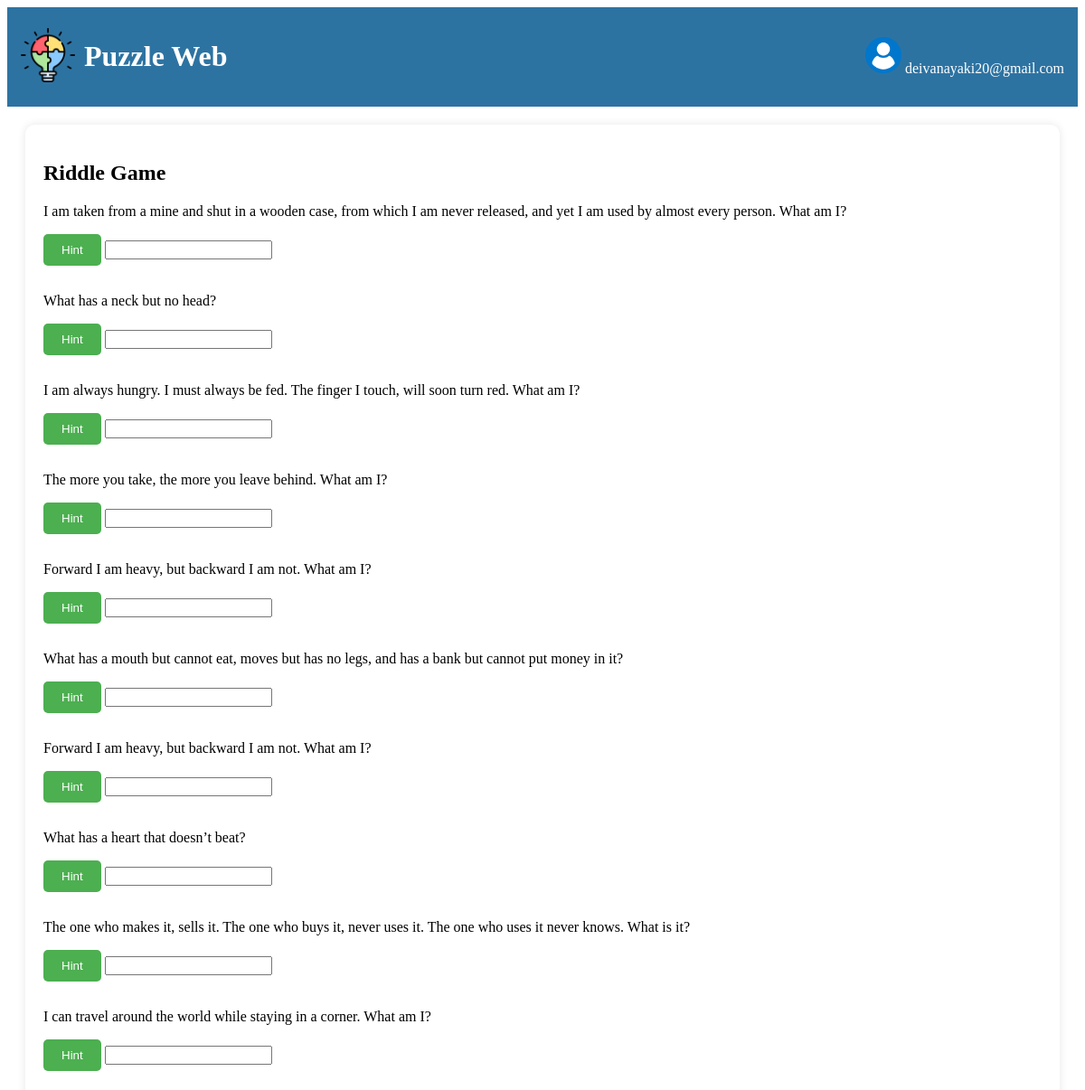
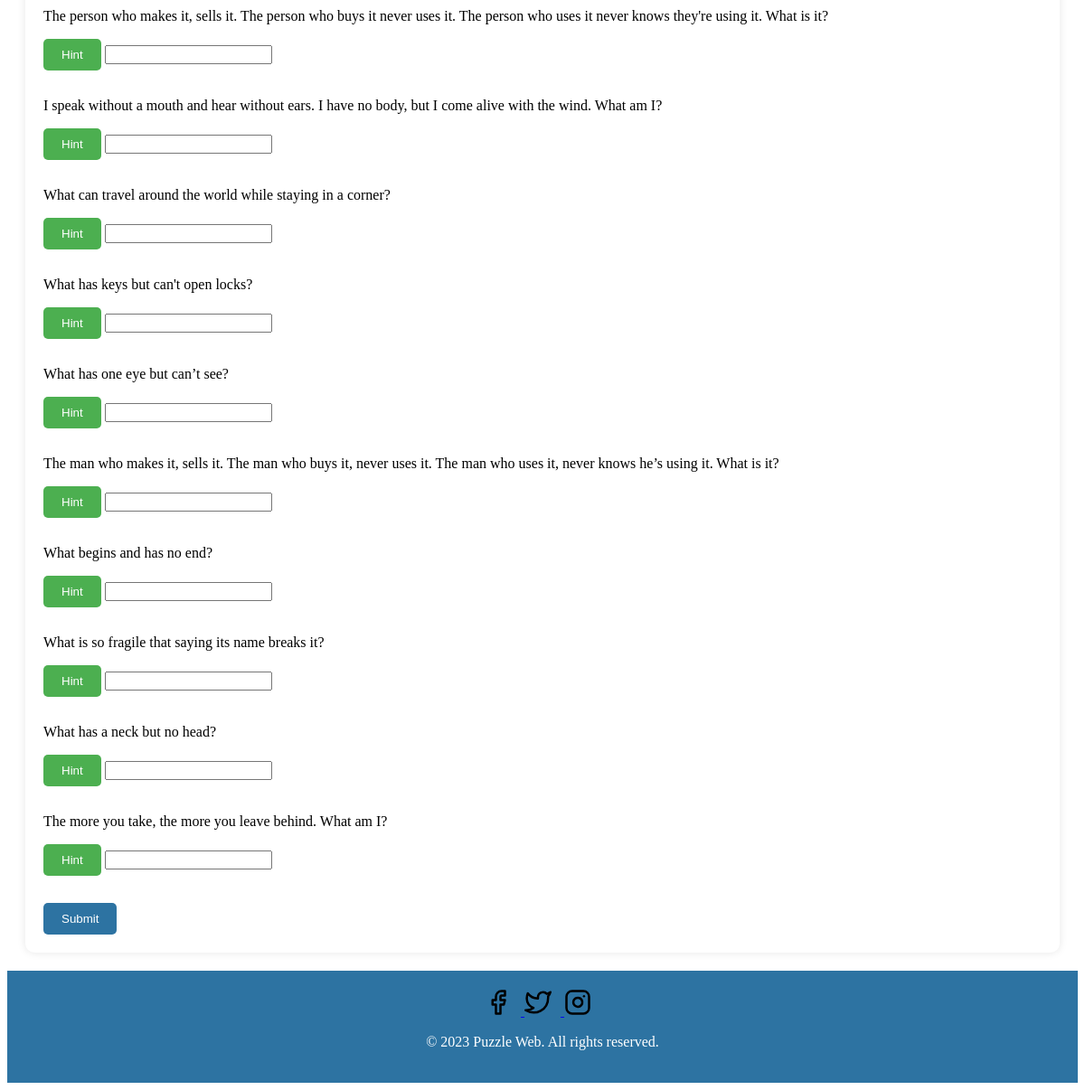
The app's page /riddle.php (signed in) with its own data (2 pictures, top to bottom).
### tables this page shows
CREATE TABLE `riddles` (
  `id` int(11) NOT NULL,
  `question` varchar(1000) NOT NULL,
  `correct_answer` varchar(1000) NOT NULL,
  `hint` varchar(1000) NOT NULL
);

### riddle.php (the view, shortened to what this page needs)
<?php
$userName = $_SESSION['email'];
?>
<!DOCTYPE html>
<html lang="en">
<head>
    <link rel="stylesheet" href="riddlestyles.css">
</head>
<body>
    <div class="header">
        <div class="title-section">
            <div class="logo">
                <img src="logo.png" alt="Puzzle Web Logo">
            </div>
            <h1>Puzzle Web</h1>
        </div>
        <div class="user-profile">
            <img src="user.png" alt="Profile Picture">
            <span class="username"><?php echo htmlspecialchars($userName); ?></span>
        </div>
    </div>
    <div class="main-content">
        <div class="container">
            <h2>Riddle Game</h2>
            <form method="post" action="process_answers.php">
            <?php
            include("db_connection.php");
            $query = "SELECT DISTINCT id, question, hint FROM riddles ORDER BY RAND() LIMIT 20;";
            $result = mysqli_query($conn, $query);
            $questionsArray = [];
            while ($row = mysqli_fetch_assoc($result)) {
                $questionsArray[] = $row;
            }
            if (!empty($questionsArray)) {
                foreach ($questionsArray as $index => $questionData) {
            ?>
            <div class="question">
                        <p><?php echo htmlspecialchars($questionData['question']); ?></p>
                        <button type="button" class="hint-button" data-hint="<?php echo htmlspecialchars($questionData['hint']); ?>">Hint</button>
                        <input type="text" name="answers[]">
                    </div>
            <?php
                }
            } else {
                echo "<p>No questions available at the moment.</p>";
            }
            ?>
            <button type="submit" id="submitButton">Submit</button>
        </form>
        </div>
    </div>
    <div class="footer">
        <a href="https://www.facebook.com/YourFacebookPage" class="social-icon">
            <img src="facebook.svg" alt="Facebook Icon">
        </a>
        <a href="https://twitter.com/YourTwitterProfile" class="social-icon">
            <img src="twitter.svg" alt="Twitter Icon">
        </a>
        <a href="https://www.instagram.com/YourInstagramProfile" class="social-icon">
            <img src="instagram.svg" alt="Instagram Icon">
        </a>
        <p>&copy; <?php echo date("Y"); ?> Puzzle Web. All rights reserved.</p>
    </div>
</body>
</html>

### riddlestyles.css (style rules this page uses)
.header { display: flex; justify-content: space-between; align-items: center; background-color: #2d73a2; padding: 15px; color: #fff; }
.title-section { display: flex; align-items: center; }
.logo { margin-right: 10px; }
.logo img { width: 60px; height: auto; }
.user-profile { position: relative; cursor: pointer; }
.user-profile img { width: 40px; height: 40px; border-radius: 30%; }
.main-content { margin: 20px; background-color: white; padding: 20px; border-radius: 10px; box-shadow: 0 0 10px rgba(0, 0, 0, 0.1); }
.question { margin-bottom: 20px; }
.hint-button { background-color: #4caf50; color: white; border: none; padding: 10px 20px; cursor: pointer; border-radius: 5px; margin-bottom: 10px; }
button[type="submit"] { background-color: #2d73a2; color: white; border: none; padding: 10px 20px; cursor: pointer; border-radius: 5px; }
.footer { text-align: center; color: #fff; padding: 20px; background-color:#2d73a2; }
.social-icon img { width: 30px; margin-right: 10px; }

### records on screen
riddles: question "I am taken from a mine and shut in a wooden case, from which I am never released, and yet I am used by almost every person. What am I?"
riddles: question "What has a neck but no head?"
riddles: question "I am always hungry. I must always be fed. The finger I touch, will soon turn red. What am I?"
riddles: question "The more you take, the more you leave behind. What am I?"
riddles: question "Forward I am heavy, but backward I am not. What am I?"
riddles: question "What has a mouth but cannot eat, moves but has no legs, and has a bank but cannot put money in it?"
riddles: question "Forward I am heavy, but backward I am not. What am I?"
riddles: question "What has a heart that doesn’t beat?"
riddles: question "The one who makes it, sells it. The one who buys it, never uses it. The one who uses it never knows. What is it?"
riddles: question "I can travel around the world while staying in a corner. What am I?"
riddles: question "The person who makes it, sells it. The person who buys it never uses it. The person who uses it never knows they're using it. What is it?"
riddles: question "I speak without a mouth and hear without ears. I have no body, but I come alive with the wind. What am I?"
riddles: question "What can travel around the world while staying in a corner?"
riddles: question "What has keys but can't open locks?"
riddles: question "What has one eye but can’t see?"
riddles: question "The man who makes it, sells it. The man who buys it, never uses it. The man who uses it, never knows he’s using it. What is it?"
riddles: question "What begins and has no end?"
riddles: question "What is so fragile that saying its name breaks it?"
riddles: question "What has a neck but no head?"
riddles: question "The more you take, the more you leave behind. What am I?"

### other values on screen
$userName "deivanayaki20@gmail.com"
